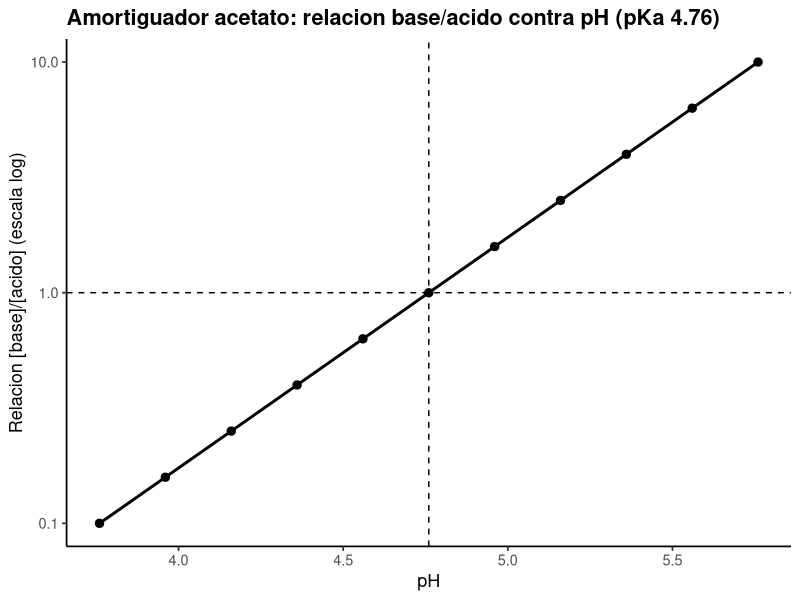
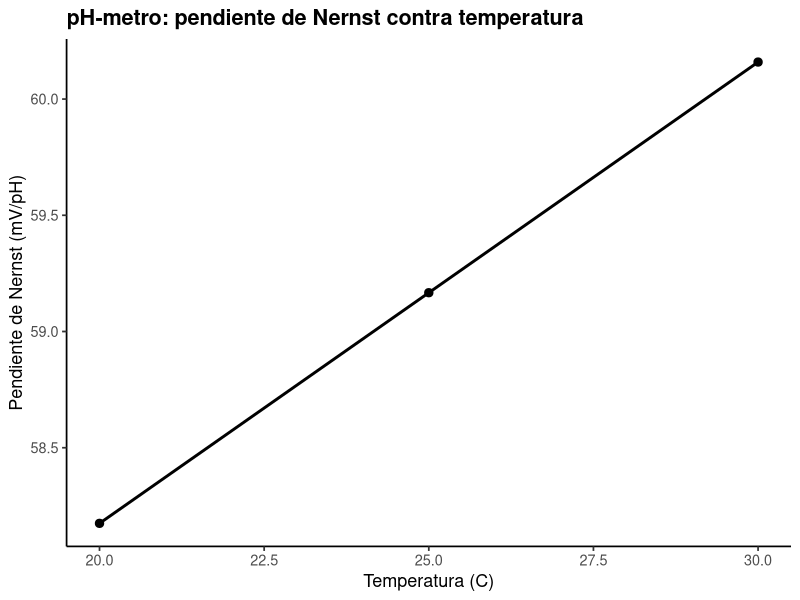
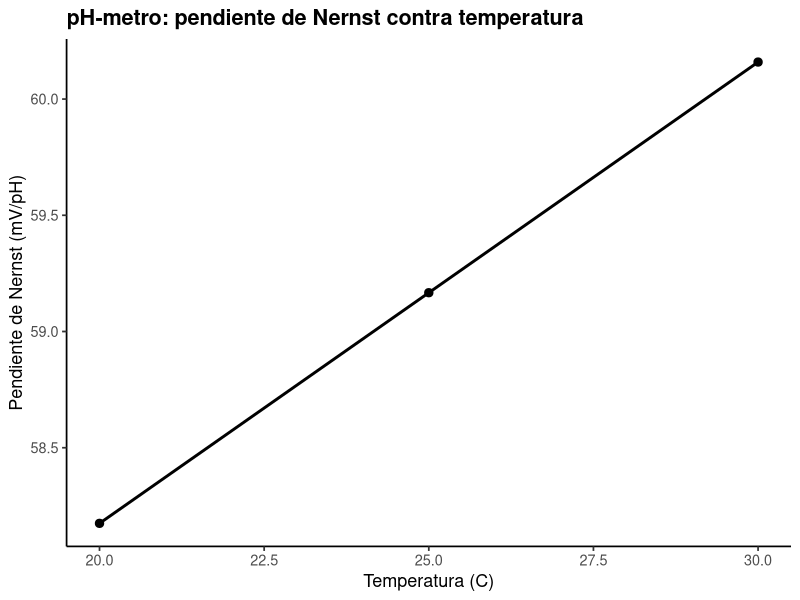
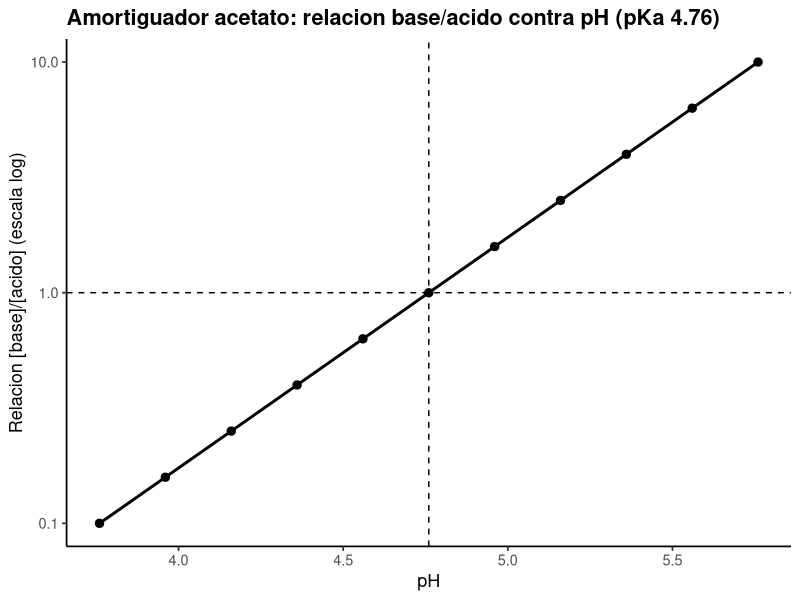

Here is the R script that generated these plots, in order:
# ==========================================================================
# P1. Preparacion de soluciones, filtracion y ajuste de pH
# ==========================================================================
# Autor: Dr. Jose Juan Torres Martinez
# Docente de Ciencias Quimicas
# Universidad Autonoma de San Luis Potosi (UASLP)
# Mexico
#
# Material academico para estudiantes
# Serie "Bioseparaciones" - Laboratorio, Practica 1. Soluciones y pH
#
# Descripcion: Practica 1 del laboratorio: la mesa de preparacion de soluciones y ajuste de pH. Aqui se calcula la masa a pesar para cada solucion con masa = M * V * PM / pureza, y se calcula la relacion base/acido del amortiguador acetato con Henderson-Hasselbalch (pKa 4.76). Los datos de partida son las concentraciones y volumenes pedidos en la practica. Lo que se aprende aqui es lo primero que se hace en cada practica que sigue: preparar bien las soluciones y dejar el pH donde lo pide el protocolo.
#
# Objetivos de aprendizaje:
#   - Calcular la masa a pesar con molaridad, volumen y pureza.
#   - Aplicar Henderson-Hasselbalch a un amortiguador acetato.
#   - Leer en la curva que relacion base/acido da cada pH.

# Datos: datos_preparaciones.csv (soluto, peso molecular, concentracion, volumen y pureza) y datos_amortiguador.csv (pH y relacion base/acido del amortiguador acetato).
# Desarrollo: empezamos en la primera practica del laboratorio, la mesa de preparacion. Primera parada: pesar cada reactivo con la balanza. Segunda parada: el amortiguador acetato y su curva contra pH. En cada parada calculamos y comentamos que significa el resultado antes de seguir.
# ==========================================================================

library(tidyverse)

# --------------------------------------------------------------------------
# Protocolo (Manual de Practicas, Practica 1. Soluciones y pH)
# --------------------------------------------------------------------------
# En esta practica el trabajo es preparar soluciones, ajustar el pH y filtrar, con lo que se va a usar en las practicas que siguen. Las soluciones las indica el instructor (las soluciones para SDS-PAGE y el buffer de fosfatos).
# Paso 1. Preparacion de soluciones: se repasan molaridad, normalidad, porcentaje en peso, porcentaje en volumen y pureza de los reactivos, y se hacen los calculos para preparar las soluciones indicadas por el instructor.
# Paso 2. Ajuste de pH: se repasan los componentes y el funcionamiento del electrodo de pH, sus cuidados y su limpieza, la calibracion y el efecto de la temperatura. Cuando la molaridad debe ser precisa, el pH se ajusta con su acido o base conjugada; en los demas casos se ajusta con hidroxido de sodio o acido clorhidrico.
# Paso 3. Filtracion: el instructor revisa los componentes y el funcionamiento del sistema de filtracion y las membranas que se usan para filtrar solventes para cromatografia. Se practican filtraciones de agua y de las soluciones preparadas.
# Ecuacion de filtracion convencional (pregunta pre-laboratorio del manual): t/V = (mu * alfa * c / (2 * A^2 * deltaP)) * V + (mu * Rm / (A * deltaP)). t es el tiempo de filtracion, V el volumen filtrado, mu la viscosidad del liquido, alfa la resistencia especifica de la torta, c la concentracion de solidos, A el area de filtracion, deltaP la caida de presion y Rm la resistencia del medio filtrante. La grafica de t/V contra V es una recta: su pendiente da la resistencia de la torta y su ordenada la resistencia del medio.
# Preparacion de acetato de sodio 10 mM (pregunta pre-laboratorio del manual): la tabla de abajo ya trae ese ejemplo trabajado (acetato de sodio 10 mM, 250 mL); la masa sale de la formula de la Parada 1 y el pH se fija con su acido o base conjugada segun Henderson-Hasselbalch.
# Seguridad y reglas (manual): bata blanca de laboratorio obligatoria; cubrebocas y guantes cuando se indique; cuestionario pre-laboratorio entregado antes de empezar; limpiar la mesa de trabajo antes y despues de la practica; no fumar ni consumir alimentos o bebidas en el laboratorio.

# --------------------------------------------------------------------------
# Parada 1. Masa a pesar para cada solucion
# --------------------------------------------------------------------------
# Estamos en la mesa de preparacion con la balanza y los reactivos. Para cada solucion calculamos la masa a pesar con molaridad, volumen, peso molecular y pureza: la pureza corrige que el reactivo no es 100% puro.
# masa (g) = concentracion (mol/L) * volumen (L) * peso molecular (g/mol)
#   / pureza (fraccion). La pureza corrige que el reactivo no es 100% puro.
datos <- read_csv("datos_preparaciones.csv", show_col_types = FALSE)

datos <- datos %>%
  mutate(masa_g = concentracion_M * volumen_L *
           peso_molecular_g_mol / pureza)

# Normalidad y porcentaje en peso (manual: molaridad, normalidad,
# porcentaje en peso y pureza). Normalidad N = molaridad * equivalentes
# por mol: para estas preparaciones acido-base se intercambia un
# equivalente por mol (NaCl, acetato de sodio, fosfato disodico como
# HPO4 2- / H2PO4 - y Tris). Porcentaje en peso/volumen: gramos de
# soluto por 100 mL de solucion.
datos <- datos %>%
  mutate(
    equivalentes_por_mol = 1,
    normalidad_N = concentracion_M * equivalentes_por_mol,
    porcentaje_p_v = masa_g / (volumen_L * 1000) * 100
  )

print(datos)

# --------------------------------------------------------------------------
# Parada 2. Amortiguador acetato: relacion base/acido contra pH
# --------------------------------------------------------------------------
# Seguimos en la mesa de preparacion: ahora armamos el amortiguador acetato. Con Henderson-Hasselbalch calculamos que relacion base/acido da cada pH, para mezclar el amortiguador al pH que pide el protocolo.
# Henderson-Hasselbalch: pH = pKa + log10([base]/[acido]), pKa = 4.76.
# La relacion se calcula de cero: [base]/[acido] = 10^(pH - pKa).
pka <- 4.76

datos_am <- read_csv("datos_amortiguador.csv", show_col_types = FALSE)

datos_am <- datos_am %>%
  mutate(
    relacion_calculada = 10^(ph - pka),
    fraccion_base = relacion_calculada / (1 + relacion_calculada)
  )

print(datos_am)

# --------------------------------------------------------------------------
# Parada 3. Grafica: relacion base/acido contra pH
# --------------------------------------------------------------------------
# Graficamos la relacion base/acido contra el pH en escala logaritmica: la linea punteada marca el pKa 4.76, donde la relacion es 1.
grafica <- ggplot(
  datos_am,
  aes(x = ph, y = relacion_calculada)
) +
  geom_vline(xintercept = pka, linetype = "dashed") +
  geom_hline(yintercept = 1, linetype = "dashed") +
  geom_line(linewidth = 1) +
  geom_point(size = 2.5) +
  scale_y_log10() +
  labs(
    x = "pH",
    y = "Relacion [base]/[acido] (escala log)",
    title = "Amortiguador acetato: relacion base/acido contra pH (pKa 4.76)"
  ) +
  theme_classic(base_size = 13) +
  theme(plot.title = element_text(face = "bold"))

print(grafica)

# --------------------------------------------------------------------------
# Parada 4. Efecto de la temperatura en la calibracion del pH-metro
# --------------------------------------------------------------------------
# El electrodo de pH sigue la ecuacion de Nernst: su pendiente es
# 2.303 * R * T / F. Al subir la temperatura sube la pendiente, por eso
# el manual pide revisar el efecto de la temperatura en la calibracion
# y calibrar a la temperatura de trabajo. R = 8.314 J/mol/K,
# F = 96485 C/mol, T en kelvin.
pendiente_nernst <- tibble(
  temperatura_C = c(20, 25, 30),
  temperatura_K = temperatura_C + 273.15
) %>%
  mutate(pendiente_mV_pH = 2.303 * 8.314 * temperatura_K / 96485 * 1000)

print(pendiente_nernst)

grafica_pendiente <- ggplot(
  pendiente_nernst,
  aes(x = temperatura_C, y = pendiente_mV_pH)
) +
  geom_line(linewidth = 1) +
  geom_point(size = 2.5) +
  labs(
    x = "Temperatura (C)",
    y = "Pendiente de Nernst (mV/pH)",
    title = "pH-metro: pendiente de Nernst contra temperatura"
  ) +
  theme_classic(base_size = 13) +
  theme(plot.title = element_text(face = "bold"))

print(grafica_pendiente)

ggsave("01_pendiente_nernst.png", grafica_pendiente,
       width = 18, height = 12, units = "cm", dpi = 300)

# --------------------------------------------------------------------------
# 5. Exportar la grafica
# --------------------------------------------------------------------------
# Antes de salir de la mesa de preparacion guardamos la grafica de la practica.
ggsave("01_amortiguador.png", grafica,
       width = 18, height = 12, units = "cm", dpi = 300)

# --------------------------------------------------------------------------
# Interpretacion
# --------------------------------------------------------------------------
# Grafica (pendiente de Nernst contra temperatura): el eje x es la temperatura en C y el eje y es la pendiente en mV/pH.
# - La pendiente sube con la temperatura: 58.17 mV/pH a 20 C, 59.16 mV/pH a 25 C y 60.15 mV/pH a 30 C. Esto significa que un pH-metro calibrado a una temperatura mide mal a otra, y por eso se calibra a la temperatura de trabajo.
# Grafica (relacion base/acido contra pH): el eje x es el pH (adimensional) y el eje y es la relacion [base]/[acido] en escala log (adimensional).
# - La masa a pesar crece con la concentracion, el volumen y el peso molecular, y sube un poco al corregir por pureza. Esto significa que olvidar la pureza deja la solucion un poco diluida, y por eso lo siguiente en cada practica es pesar con la formula completa.
# - En pH = pKa la relacion base/acido es 1; por debajo manda el acido y por encima manda la base. Esto significa que el pKa es el centro del amortiguador, y alrededor de el es donde el amortiguador resiste mejor los cambios de pH.

# --------------------------------------------------------------------------
# Que aprendimos
# --------------------------------------------------------------------------
# - La formula masa = M * V * PM / pureza resuelve cualquier preparacion de la practica.
# - Henderson-Hasselbalch dice que proporcion de base y acido mezclar para un pH objetivo.
# - Los errores sistematicos desvian siempre en el mismo sentido (por ejemplo, una balanza mal calibrada) y se corrigen calibrando; los errores al azar varian en cada medida y se reducen repitiendo y promediando.
# Terminamos la practica en la mesa de preparacion: ya sabemos pesar cada reactivo y mezclar el amortiguador al pH pedido. Seguimos a la siguiente practica: el gel de SDS-PAGE, donde se mide el peso molecular de la proteina.
